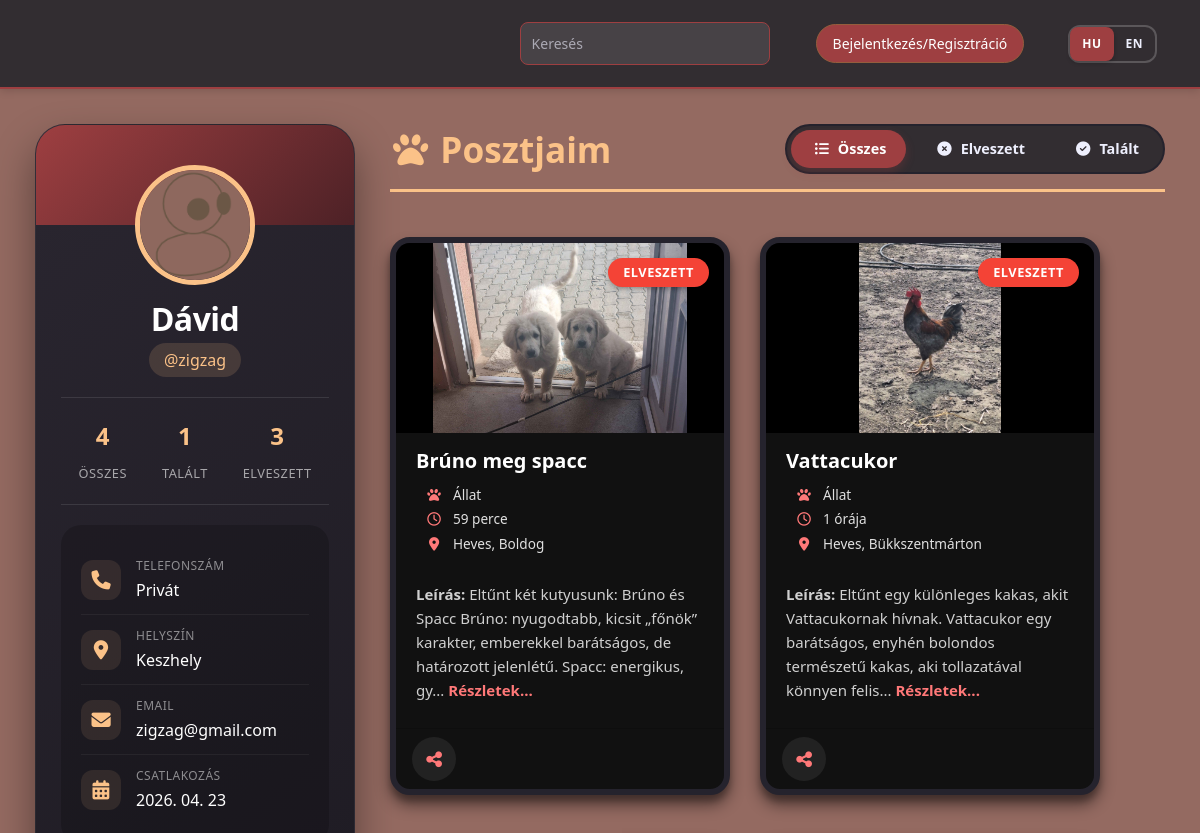
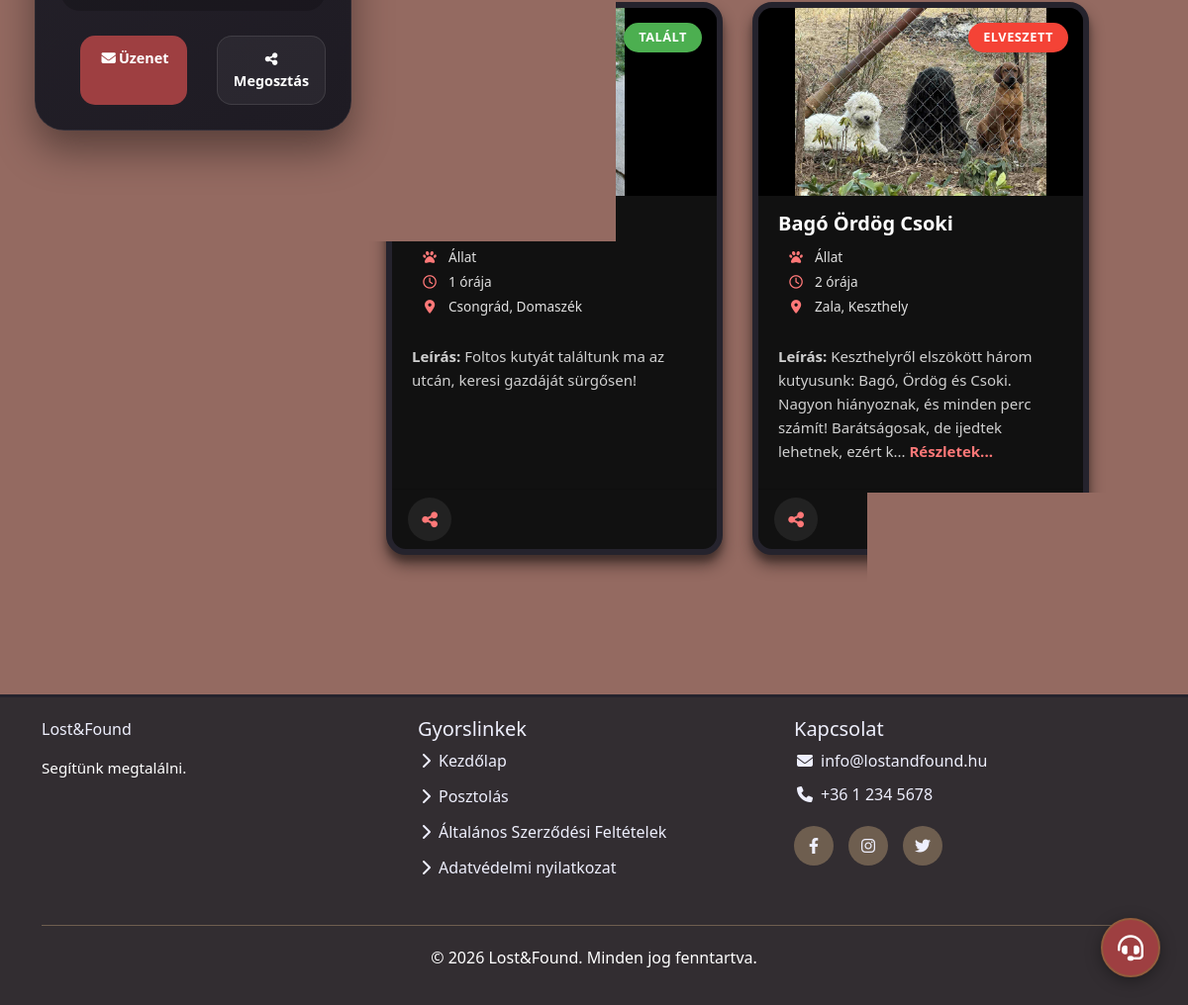
The page /profile/3 on the database its author committed (2 pictures, top to bottom).
### database.py (models this page shows, shortened)
class User(db.Model, UserMixin):
    id = db.Column(db.Integer, primary_key=True)
    username = db.Column(db.String(80), unique=True, nullable=False)
    password_hash = db.Column(db.String(128), nullable=False)
    created_at = db.Column(db.DateTime, default=datetime.now())
    email = db.Column(db.String(80), unique=True, nullable=True)
    profile_picture = db.Column(db.Integer, db.ForeignKey('attachment.id'), nullable=True)
    name = db.Column(db.String(80), nullable=True)
    birthdate = db.Column(db.Date, nullable=True)
    phone_number = db.Column(db.String(20), nullable=True)
    phone_number_is_private = db.Column(db.Boolean, default=True)
    address = db.Column(db.String(200), nullable=True)
    address_is_private = db.Column(db.Boolean, default=False)
    _2fa_enabled = db.Column(db.Boolean, default=False)
    _2fa_id = db.Column(db.Integer, db.ForeignKey('two_factor_auth.id'), nullable=True)
    role = db.Column(db.String(20), default='user', nullable=False)

class Item(db.Model):
    id = db.Column(db.Integer, primary_key=True)
    name = db.Column(db.String(80), nullable=False)
    description_hu =  db.Column(db.Text, nullable=True)
    description_en = db.Column(db.Text, nullable=True)
    created_at = db.Column(db.DateTime, default=datetime.now)
    attachments= db.relationship('Attachment', backref='item', lazy=True)
    uploader_id = db.Column(db.Integer, db.ForeignKey('user.id'), nullable=False)
    active = db.Column(db.Boolean, default=True)
    type = db.Column(db.String(20), default='lost')
    category_id = db.Column(db.Integer, db.ForeignKey('category.id'), nullable=True)
    location = db.Column(db.String(200), nullable=True)
    category = db.relationship('Category', backref='items', lazy=True)
    is_closed = db.Column(db.Boolean, default=False)

class Attachment(db.Model):
    id = db.Column(db.Integer, primary_key=True)
    filename = db.Column(db.String(255), nullable=False)
    item_id = db.Column(db.Integer, db.ForeignKey('item.id'), nullable=True)
    created_at = db.Column(db.DateTime, default=datetime.now)

class Category(db.Model):
    id = db.Column(db.Integer, primary_key=True)
    name = db.Column(db.String(50), unique=True, nullable=False)
    icon = db.Column(db.String(255), nullable=False)

### routes/profile.py (the view)
@profile_routes.route('/profile', defaults={'user_id': None})
@profile_routes.route('/profile/<int:user_id>')
def profile(user_id):
    print(user_id)
    if user_id is None:
        if not current_user.is_authenticated:
            return redirect(url_for('auth.login'))
        user = current_user
    else:
        user = User.query.get(user_id)
        if user is None:
            return redirect(url_for('main.home'))
    print(user.id)
    user_items = Item.query.filter_by(uploader_id=user.id, active=True).order_by(Item.created_at.desc()).all()
    current_language = _normalize_language(
        request.cookies.get('lang') or request.headers.get('Accept-Language')
    )
    for item in user_items:
        item.localized_description = _localized_description(item, current_language)
    total = len(user_items)
    lost_count = sum(1 for i in user_items if i.type == 'lost')
    found_count = sum(1 for i in user_items if i.type == 'found')
    return render_template(
        "profile.html",
        user=user,
        items=user_items,
        total=total,
        lost_count=lost_count,
        found_count=found_count,
        profile_picture_path=_get_profile_picture_url(user)
    )

### templates/profile.html (shortened to what this page needs)
{% extends "base.html" %}
{% block content %}
<div class="profilepart" data-report-user-id="{{ user.id }}">
    <div class="profile-left">
        <div class="profil">
            <div class="profil-pic-div">
                <div class="profile-pic">
                    <img src="{{ url_for('static', filename=profile_picture_path) if profile_picture_path else url_for('static', filename='placeholders/user.png') }}" alt="profilkep">
                </div>
            </div>
            <div class="profile-info">
                <h1 class="profile-name">{{user.name if user.name else 'Nincs megadva'}}</h1>
                <span class="profile-username">@{{ user.username.lower() }}</span>
                <div class="profile-stats">
                    <div class="stat-item">
                        <span class="stat-number">{{ total }}</span>
                        <span class="stat-label" data-i18n="post.number">Poszt</span>
                    </div>
                    <div class="stat-item">
                        <span class="stat-number">{{ found_count }}</span>
                        <span class="stat-label" data-i18n="home.modal.found">Talált</span>
                    </div>
                    <div class="stat-item">
                        <span class="stat-number">{{ lost_count }}</span>
                        <span class="stat-label" data-i18n="home.modal.lost">Eltűnt</span>
                    </div>
                </div>
                <div class="profile-details">
                    <div class="detail-item">
                        <div class="detail-label">
                            <i class="fas fa-phone"></i>
                        </div>
                        <div class="detail-content">
                            <span class="label" data-i18n="profile.phone">Telefonszám</span>
                            {% if user.phone_number_is_private %}
                                <span class="value" data-i18n="profile.private">Privát</span>
                            {% else %}
                                {% if user.phone_number %}
                                    <span class="value" data-i18n="">{{ user.phone_number}}</span>
                                {% else %}
                                    <span class="value" data-i18n="profile.notProvided">Nincs megadva</span>
                                {% endif %}
                            {% endif %}
                        </div>
                    </div>
                    <div class="detail-item">
                        <div class="detail-label">
                            <i class="fas fa-map-marker-alt"></i>
                        </div>
                        <div class="detail-content">
                            <span class="label" data-i18n="post.location">Lakhely</span>
                            <span class="value">{{ 'Privát' if user.address_is_private else user.address if user.address else 'Nincs megadva' }}</span>
                        </div>
                    </div>
                    <div class="detail-item">
                        <div class="detail-label">
                            <i class="fas fa-envelope"></i>
                        </div>
                        <div class="detail-content">
                            <span class="label" data-i18n="login.email">E-mail cím</span>
                            <span class="value">{{ user.email }}</span>
                        </div>
                    </div>
                    <div class="detail-item">
                        <div class="detail-label">
                            <i class="fas fa-calendar-alt"></i>
                        </div>
                        <div class="detail-content">
                            <span class="label" data-i18n="profile.memberSince">Csatlakozás</span>
                            <span class="value">{{ user.created_at.strftime('%Y. %m. %d') }}</span>
                        </div>
                    </div>
                </div>
                <div class="profile-actions">
                    {% if current_user.is_authenticated and user.id == current_user.id %}
                    <a href="{{ url_for('profile.editprofile') }}" class="btn btn-primary">
                        <i class="fas fa-edit"></i><span data-i18n="profile.edit">Szerkesztés</span>
                    </a>
                    {% else %}
                    <a href="{{ url_for('messages.messages', partner=user.id) }}" class="btn btn-primary">
                        <i class="fas fa-envelope"></i><span data-i18n="profile.sendMessage"> Üzenet</span>
                    </a>
                    {% endif %}
                    <button class="btn">
                        <i class="fas fa-share-alt"></i><span data-i18n="home.card.share"> Megosztás</span>
                    </button>
                </div>
            </div>
        </div>
    </div>
    <div class="posts-right">
        <div class="posts-container">
            <div class="posts-title-section">
                <h1><i class="fas fa-paw"></i> <span data-i18n="post.postsTitle">Posztjaim</span></h1>
                <div class="filter-buttons">
                    <button class="filter-btn active" data-filter="all">
                        <i class="fas fa-list-ul"></i><span data-i18n="home.modal.all"> Összes</span>
                    </button>
                    <button class="filter-btn" data-filter="lost">
                        <i class="fas fa-times-circle"></i><span data-i18n="home.modal.lost"> Eltűnt</span>
                    </button>
                    <button class="filter-btn" data-filter="found">
                        <i class="fas fa-check-circle"></i><span data-i18n="home.modal.found"> Talált</span>
                    </button>
                </div>
            </div>
        </div>
        <div class="card-container profile-own-cards">
            {% for item in items %}
            {% set cat_icons = {'allat': 'fa-paw', 'elektronika': 'fa-laptop', 'ruhazat': 'fa-tshirt', 'ekszer': 'fa-gem', 'dokumentum': 'fa-file-alt', 'egyeb': 'fa-gift'} %}
            {% set cat_i18n = {'allat': 'home.categories.animal', 'elektronika': 'home.categories.electronics', 'ruhazat': 'home.categories.clothing', 'ekszer': 'home.categories.jewelry', 'dokumentum': 'home.categories.document', 'egyeb': 'home.categories.other'} %}
            {% set cat_names = {'allat': 'Állat', 'elektronika': 'Elektronika', 'ruhazat': 'Ruházat', 'ekszer': 'Ékszer', 'dokumentum': 'Dokumentum', 'egyeb': 'Egyéb'} %}
            {% set cat_placeholders = {'allat': 'Cat.png', 'elektronika': 'electronics.png', 'ruhazat': 'Tie.png', 'ekszer': 'diamond.png', 'dokumentum': 'Documents.png', 'egyeb': 'etc.png'} %}
            <div class="card mb-3" data-status="{{ item.type }}" data-post-id="{{ item.id }}" {% if item.is_closed %}style="opacity: 0.6;"{% endif %}>
                <div class="card-image">
                    {% if item.attachments %}
                    <img src="{{ url_for('static', filename='attachments/' + item.attachments[0].filename) }}" class="card-img-top" alt="{{ item.name }}">
                    {% else %}
                    {% set placeholder = cat_placeholders.get(item.category.name if item.category else 'egyeb', 'etc.png') %}
                    <img src="{{ url_for('static', filename='placeholders/' + placeholder) }}" class="card-img-top" alt="{{ item.name }}">
                    {% endif %}
                    {% if item.type == 'lost' %}
                    <span class="card-badge lost" data-i18n="home.modal.lost">Elveszett</span>
                    {% else %}
                    <span class="card-badge found" data-i18n="home.modal.found">Talált</span>
                    {% endif %}
                </div>
                <div class="card-body">
                    <div class="info">
                        <h5 class="card-title">{{ item.name }}</h5>
                        {% if item.category %}
                        <span class="card-category"><i class="fas {{ cat_icons.get(item.category.name, 'fa-tag') }} me-1"></i><span data-i18n="{{ cat_i18n.get(item.category.name, '') }}">{{ cat_names.get(item.category.name, item.category.name) }}</span></span>
                        {% endif %}
                        <span class="card-time"><i class="far fa-clock me-1"></i><span>{{ item.created_at | elapsedTime }}</span></span>
                        {% if item.location %}
                        <p class="card-location"><i class="fas fa-map-marker-alt me-1"></i>{{ item.location }}</p>
                        {% endif %}
                    </div>
                    {% set hu_desc = item.description_hu or '' %}
                    {% set en_desc = item.description_en or '' %}
                    {% set show_details = hu_desc|length > 150 or en_desc|length > 150 %}
                    <p class="card-text"><strong data-i18n="home.card.description"> Leírás: </strong>
                        <span data-lang-content="hu">{{ hu_desc[:150] }}{% if hu_desc|length > 150 %}...{% endif %}</span>
                    {% if show_details %}
                        <a href="{{ url_for('post.post', item_id=item.id) }}" class="text-end" data-i18n="home.card.details">Részletek...</a>
                    {% endif %}
                    </p>
                </div>
                <div class="card-footer">
                    <div class="actions">
                        <button class="btn-action btn-share" data-i18n-attr="aria-label:home.card.share"><i class="fas fa-share-alt"></i></button>
                    </div>
                </div>
            </div>
            {% endfor %}
        </div>
    </div>
</div>
{% endblock %}

### rows shown on the page
User: name "Dávid", username "zigzag", address_is_private+address "Keszhely", email "zigzag@gmail.com", created_at "2026. 04. 23"
Item: filename (picture), type "ELVESZETT", name "Brúno meg spacc", created_at|elapsedTime "59 perce", location "Heves, Boldog", description_hu "Eltűnt két kutyusunk: Brúno és Spacc Brúno: nyugodtabb, kicsit „főnök” karakter, emberekkel barátságos, de határozott jelenlétű. Spacc: energikus, gy"
Item: filename (picture), type "ELVESZETT", name "Vattacukor", created_at|elapsedTime "1 órája", location "Heves, Bükkszentmárton", description_hu "Eltűnt egy különleges kakas, akit Vattacukornak hívnak. Vattacukor egy barátságos, enyhén bolondos természetű kakas, aki tollazatával könnyen felis"
Item: filename (picture), type "TALÁLT", created_at|elapsedTime "1 órája", location "Csongrád, Domaszék", description_hu "Foltos kutyát találtunk ma az utcán, keresi gazdáját sürgősen!"
Item: filename (picture), type "ELVESZETT", name "Bagó Ördög Csoki", created_at|elapsedTime "2 órája", location "Zala, Keszthely", description_hu "Keszthelyről elszökött három kutyusunk: Bagó, Ördög és Csoki. Nagyon hiányoznak, és minden perc számít! Barátságosak, de ijedtek lehetnek, ezért k"

### other values the page prints
{{ total }} "4"
{{ found_count }} "1"
{{ lost_count }} "3"
